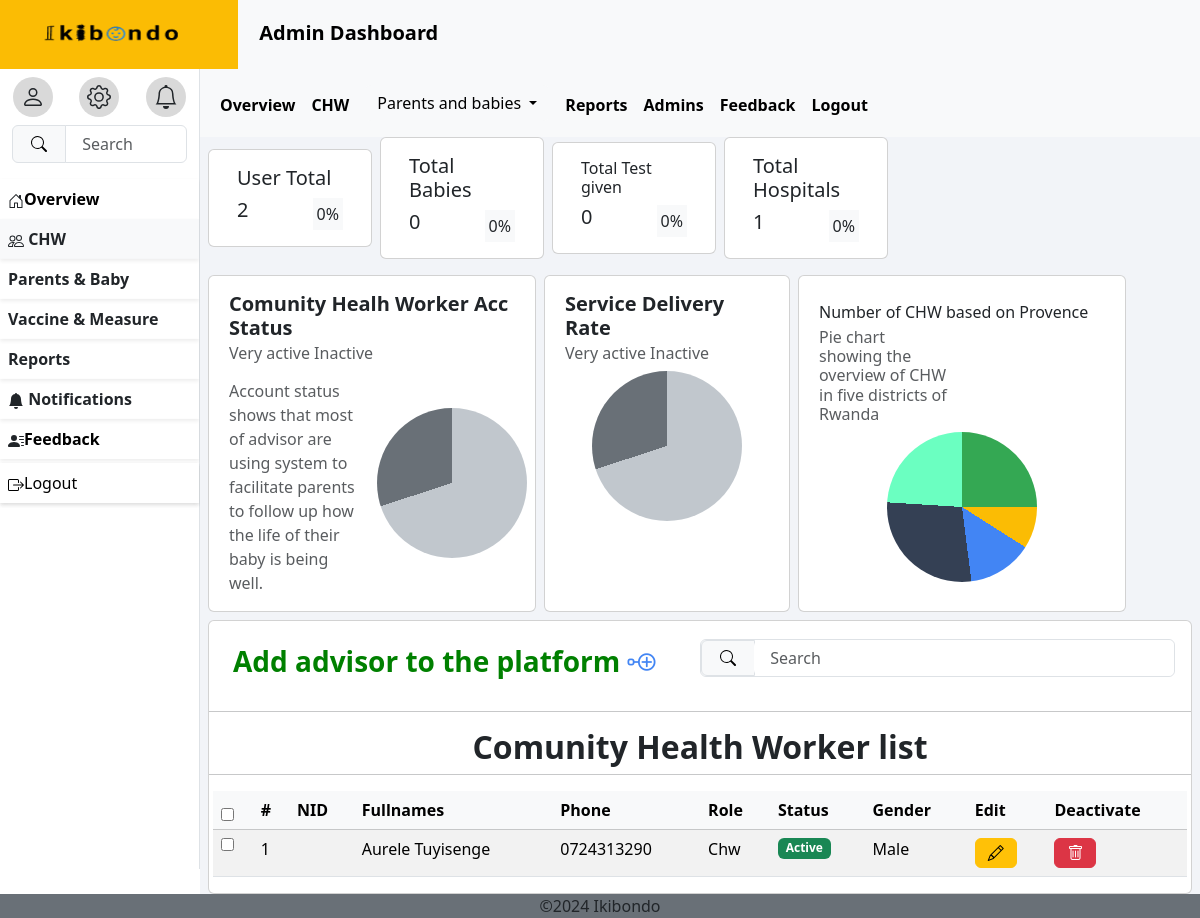
The page /chw (signed in) on the database as committed earlier.
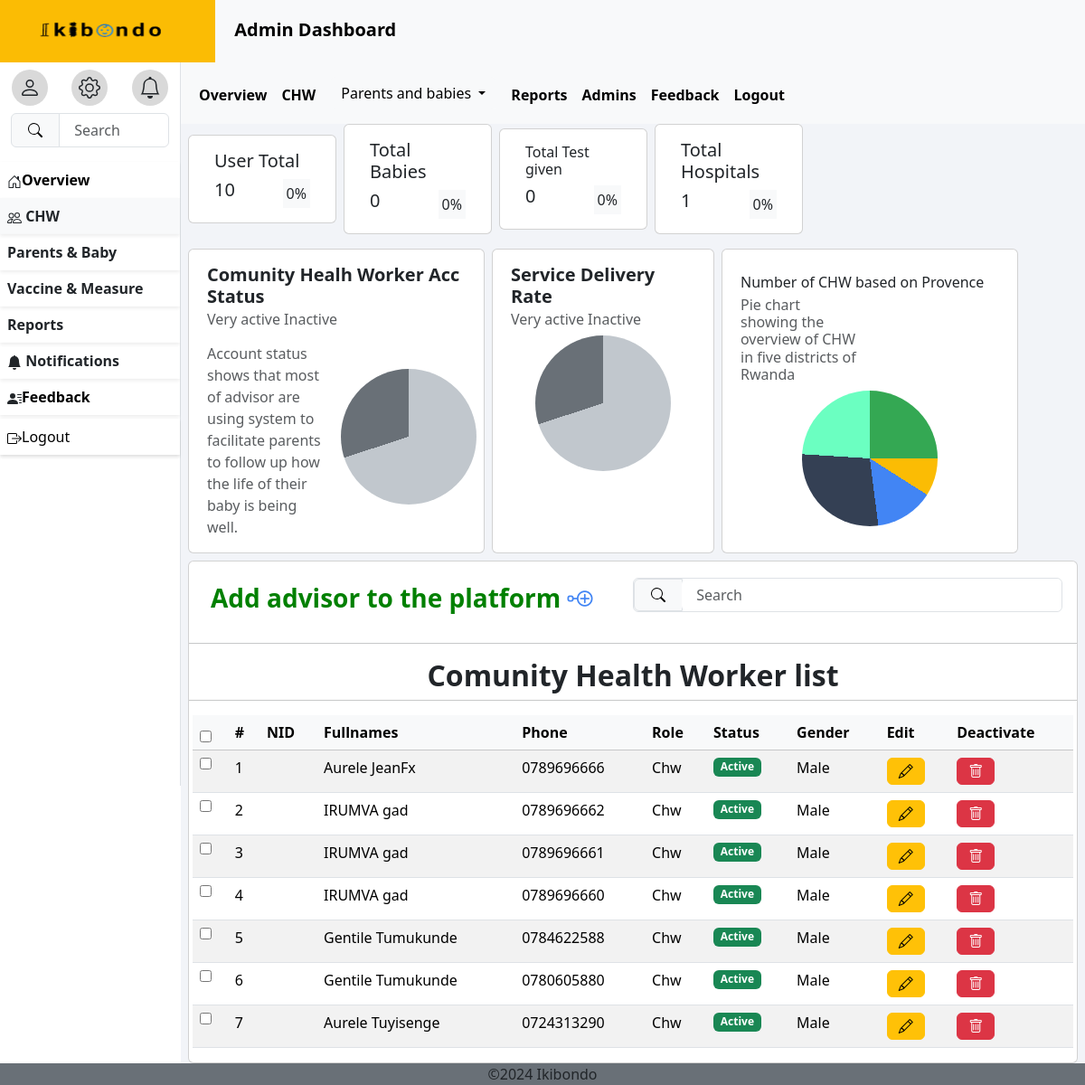
The same page on the database as committed later.
### ikibondoapp/models.py (models this page shows, shortened)
class Myuser(AbstractUser):
    ROLE_CHOICES = [
        ('Nurse', 'Nurse'),
        ('Superadmin', 'Superadmin'),
        ('Chw', 'Chw'),
        ('Parent', 'Parent'),
    ]
    GENDER_CHOICES = [
        ('Male', 'Male'),
        ('Female', 'Female'),
    ]
    username=None
    phone_number=models.CharField(max_length=10,validators=[
            RegexValidator(
                regex=r'^\d{10}$',
                message="Phone number must be 10 digits long.",
                code='invalid_phone_number'
            )
            ],
        unique=True)
    email=models.EmailField(unique=True,blank=True)
    role=models.CharField(choices=[('Nurse','Nurse'),('Superadmin','Superadmin'),('Chw','Chw'),('Parent','Parent')],max_length=50)
    gender= models.CharField(choices=[('Male','Male'),('Female','Female')],max_length=20)
    Age= models.PositiveIntegerField(null=True)
    need_password_change=models.BooleanField(default=True)
    USERNAME_FIELD='phone_number'
    REQUIRED_FIELDS=['email']
    object=CustomUserManager()

### ikibondoapp/views.py (the view)
# urls.py: path('chw',chw,name='chw'),
@login_required(login_url='/login/')
def chw(request):
    user=request.user
    myuser=Myuser.objects.filter(role='Chw').order_by('-date_joined')
    return render(request,'chw.html',{'myuser':user,'user':myuser,'totals':total})

### TEMPLATES/chw.html (shortened to what this page needs)
{% load static %}
<html lang="en">
  <head>
   <link rel="stylesheet" href="{% static 'bootstrap-5.3.3-dist/css/bootstrap.min.css' %}">
   <link
      href="https://cdn.jsdelivr.net/npm/bootstrap-icons/font/bootstrap-icons.css"
      rel="stylesheet"
    />
   <link rel="stylesheet" href="{% static 'bootstrap-5.3.3-dist/css/bootstrap.css' %}">
  </head>
  <body>
     <nav class="navbar bg-body-tertiary m-0 p-0">
     <div class="container-fluid p-0 m-0">
       <a class="navbar-brand p-0 m-o" href="{% url 'useradmin' %}">
         <img src="{% static 'img/ikibondo_logo-removebg-preview.png' %}" id="backcolor" alt="Logo" width="238.11" height="69" class="d-inline-block align-text-center me-lg-3">
          <b>Admin Dashboard</b>
       </a>
     </div>
     </nav>
     <div class="container-fluid">
       <div class="row">
         <div class="col-lg-2 col-md-3 d-none d-md-block vh-100 p-0 m-0 bg-white border-end bg-boby-tertiary">
     <div class="my-2 d-flex ">
       <div class="icon-design m-auto">
       </div>
       <div class="icon-design m-auto">
       </div>
       <div class="icon-design m-auto">
       </div>
   </div>
     <form class="container-fluid">
       <div class="input-group">
         <span class="input-group-text" id="basic-addon1"><button type="button" class="border-0 bg-light">
           <svg xmlns="http://www.w3.org/2000/svg" width="16" height="16" fill="currentColor" class="bi bi-search" viewBox="0 0 16 16">
           <path d="M11.742 10.344a6.5 6.5 0 1 0-1.397 1.398h-.001q.044.06.098.115l3.85 3.85a1 1 0 0 0 1.415-1.414l-3.85-3.85a1 1 0 0 0-.115-.1zM12 6.5a5.5 5.5 0 1 1-11 0 5.5 5.5 0 0 1 11 0"/>
           </svg>
           </button>
         </span>
         <input type="text" class="form-control" placeholder=" Search" aria-label="Username" aria-describedby="basic-addon1">
       </div>
     </form>
       <div class="p-2 shadow-sm fw-bold">
         <a href="{% url 'useradmin'%}" style="text-decoration: none;color:#000">Overview</a>
         </div>
       <div class="p-2 shadow-sm fw-bold bg-light">
         CHW</div>
       <div class="p-2 shadow-sm fw-bold">
         Parents & Baby</div>
       <div class="p-2 shadow-sm fw-bold">
         Vaccine & Measure</div>
       <div class="p-2 shadow-sm fw-bold">Reports</div>
       <div class="p-2 shadow-sm fw-bold">
         <svg xmlns="http://www.w3.org/2000/svg" width="16" height="16" fill="currentColor" class="bi bi-bell-fill" viewBox="0 0 16 16">
           <path d="M8 16a2 2 0 0 0 2-2H6a2 2 0 0 0 2 2m.995-14.901a1 1 0 1 0-1.99 0A5 5 0 0 0 3 6c0 1.098-.5 6-2 7h14c-1.5-1-2-5.902-2-7 0-2.42-1.72-4.44-4.005-4.901"/>
         </svg>
         Notifications</div>
       <div class="p-2 shadow-sm fw-bold">
         <a href="{% url 'adminfeedback'%}" style="text-decoration: none;color:#000">Feedback</a>
         </div>
        <div>
        <form method="post" action="{% url 'logout' %}" class="container-fluid p-0 shadow-sm mt-1">
          <button type="submit" class="p-2 shadow-sm container-fluid border-0 bg-white text-start">
            Logout</button>
          </form>
         </div>
     </div>
         <div class="col-lg-10 col-md-9 m-0" style="background-color: #F2F4F8;">
             <div class="row fw-bold">
             <nav class="navbar navbar-expand-lg bg-body-tertiary">
               <div class="container-fluid">
               <div class="collapse navbar-collapse" id="navbarNavAltMarkup">
               <div class="navbar-nav">
                 <a class="nav-link active pt-3 text-black" aria-current="page" href="{% url 'useradmin'%}">Overview</a>
                 <div> <a class="nav-link pt-3 text-black" href="{% url 'chw'%}">CHW</a></div>
                 <div class="dropdown nav-link">
                     <b class="btn btn-secondary dropdown-toggle border-0 bg-light text-black align-text-top" data-bs-toggle="dropdown" aria-expanded="false">
                       Parents and babies
                     </b>
                   </div>
                 <div> <a class="nav-link pt-3 text-black" href="#">Reports</a></div>
                 <div> <a class="nav-link pt-3 text-black" href="#">Admins</a></div>
                 <div> <a class="nav-link pt-3 text-black" href="{% url 'adminfeedback'%}">Feedback</a></div>
                 <div> <a class="nav-link pt-3 text-black" href="{% url 'logout' %}">Logout</a></div>
                 </div>
               </div>
             </nav>
             </div>
             <div class="row px-2 hstack gap-2">
               <div class="card col-md-2">
                 <div class="card-body">
                   <h5 class="card-title">User Total</h5>
                   <div class="hstack">
                   <div class="card-link fs-5 h1">
                    {{totals.totaluser}}
                   </div>
                   <div class="card-link bg-light p-1 ms-auto">0%</div>
                   </div>
                 </div>
               </div>
               <div class="card col-md-2">
                 <div class="card-body">
                   <h5 class="card-title">Total Babies</h5>
                   <div class="hstack">
                   <div class="card-link fs-5 h1">{{totals.totalbabies}}</div>
                   <div class="card-link bg-light p-1 ms-auto">0%</div>
                   </div>
                 </div>
               </div>
               <div class="card col-md-2">
                 <div class="card-body">
                   <h5 class="card-title h6">Total Test given</h5>
                   <div class="hstack">
                   <div class="card-link fs-5 h1">{{totals.totaltests}}</div>
                   <div class="card-link bg-light p-1 ms-auto">0%</div>
                   </div>
                 </div>
               </div>
               <div class="card col-md-2">
                 <div class="card-body">
                   <h5 class="card-title">Total Hospitals</h5>
                   <div class="hstack">
                   <div class="card-link fs-5 h1">{{totals.totalhospital}}</div>
                   <div class="card-link bg-light p-1 ms-auto">0%</div>
                   </div>
                 </div>
               </div>
             </div>
             <div class="gx-2 row gap-2 mt-3">
               <div class="card col-md-4">
                 <div class="card-body">
                   <h5 class="card-title"><b>Comunity Healh Worker Acc Status</b></h5>
                   <h6 class="card-subtitle mb-2 text-body-secondary">Very active Inactive</h6>
                   <div class="hstack row">
                    <p class="card-subtitle mt-2 text-body-secondary col-md-6">Account status shows that most of advisor are using system to facilitate parents to follow up how the life of their baby is being well.</p>
                    <div class="circle-graph ms-auto col-md-6"></div>
                   </div>
                 </div>
               </div>
               <div class="card col-md-3">
                 <div class="card-body">
                   <h5 class="card-title"><b>Service Delivery Rate</b></h5>
                   <h6 class="card-subtitle mb-2 text-body-secondary">Very active  Inactive</h6>
                   <div class="circle-graph m-auto"></div>
                 </div>
               </div>
               <div class="card col-md-4">
                 <div class="card-body">
                   <div class="card-title">Number of CHW based on Provence</div>
                   <div class="vstack row">
                    <h6 class="card-subtitle mb-2 text-body-secondary col-md-6">Pie chart showing the overview of CHW in five districts of Rwanda </h6>
                   <div class="circle-graph1 col-md-6 m-auto"></div>
                   </div>
                 </div>
               </div>
             </div>
             <div class="row gx-2 card  mt-2">
                <div class="card-body">
               <div class="hstack">
                <a href="{% url 'addchw' %}" style="text-decoration: none;color: #000;">
                  <h3 class="p-2" style="color:green;font-weight: bold;">Add advisor to the platform <i class="bi bi-node-plus" style="color:#4285F4;"></i></h3>
                </a>
                <form class="form-control ms-auto p-0 w-50">
                    <div class="input-group">
                      <span class="input-group-text" id="basic-addon1"><button type="button" class="border-0 bg-light">
                        <svg xmlns="http://www.w3.org/2000/svg" width="16" height="16" fill="currentColor" class="bi bi-search" viewBox="0 0 16 16">
                        <path d="M11.742 10.344a6.5 6.5 0 1 0-1.397 1.398h-.001q.044.06.098.115l3.85 3.85a1 1 0 0 0 1.415-1.414l-3.85-3.85a1 1 0 0 0-.115-.1zM12 6.5a5.5 5.5 0 1 1-11 0 5.5 5.5 0 0 1 11 0"/>
                        </svg>
                        </button>
                      </span>
                      <input type="text" class="form-control rounded border-0" placeholder=" Search" aria-label="Username" aria-describedby="basic-addon1">
                    </div>
                  </form>
               </div>
             </div>
             <hr>
             <h2><center><b>Comunity Health Worker list</b></center></h2>
             <hr>
             <div class="table-responsive ">
                <table class="table table-striped table-hover ">
                    <thead class="table-light">
                        <th scope="col"><input type="checkbox" id="selectAll"/></th>
                        <th scope="col">#</th>
                        <th scope="col">NID</th>
                        <th scope="col">Fullnames</th>
                        <th scope="col">Phone</th>
                        <th scope="col">Role</th>
                        <th scope="col">Status</th>
                        <th scope="col">Gender</th>
                        <th scope="col">Edit</th>
                        <th scope="col">Deactivate</th>
                    </thead>
                    <tbody id="userTableBody">
                      {% for users in user %}
                      <tr>
                        <td><input type="checkbox" class="userCheckbox" /></td>
                        <td>{{ forloop.counter }}</td>
                        <td>{{ chw.nid }}</td>
                        <td>{{ users.first_name }} {{ users.last_name }}</td>
                        <td>{{ users.phone_number }}</td>
                        <td>{{ users.role }}</td>
                        <td>
                          {%if users.is_active %}
                          <span class="badge bg-success">Active</span>
                          {%else%}
                          <span class="badge bg-danger">Inactive</span>
                          {%endif%}
                        </td>
                        <td>{{ users.gender }}</td>
                        <td>
                          <button
                            class="btn btn-md btn-warning editButton"
                            data-bs-toggle="modal"
                            data-bs-target="#editUserModal"
                          >
                            <i class="bi bi-pencil"></i>
                          </button>
                        </td>
                        <td>
                          <button class="btn btn-md btn-danger deleteButton">
                            <i class="bi bi-trash"></i>
                          </button>
                        </td>
                      </tr>
                      {% empty %}
                      <tr>
                        <td colspan="10" class="text-center">No users found</td>
                      </tr>
                      {% endfor %}
                    </tbody>
                 </table>
             </div>
            </div>
         </div>
       </div>
     </div>
     <footer style="background-color: #697077;" class="m-0 p-0">
       <p align="center" class="m-0 p-0">&copy;2024 Ikibondo</p>
     </footer>
  </body>
  </html>

### TEMPLATES/chw.html (style rules this page uses)
#backcolor { background-color: #FBBC04; }
.icon-design { border-radius: 50%; padding: 8px; background-color: #D9D9D9; }
.circle-graph { width: 150px; height: 150px; border-radius: 50%; background: conic-gradient( #C1C7CD 0% 70%, #697077 70% 100% ); }
.circle-graph1 { width: 150px; height: 150px; border-radius: 50%; background: conic-gradient( #34A853 0% 25%, #FBBC04 25% 34%, #4285F4 34% 48%, #344054 48% 76%, #6BFFC1 76% 100% ); }

Rows that differ between the two databases and show on the page:
added Myuser: first_name "Aurele", last_name "JeanFx", phone_number "0789696666", role "Chw", is_active "Active", gender "Male"
added Myuser: first_name "IRUMVA", last_name "gad", phone_number "0789696662", role "Chw", is_active "Active", gender "Male"
added Myuser: first_name "IRUMVA", last_name "gad", phone_number "0789696661", role "Chw", is_active "Active", gender "Male"
added Myuser: first_name "IRUMVA", last_name "gad", phone_number "0789696660", role "Chw", is_active "Active", gender "Male"
added Myuser: first_name "Gentile", last_name "Tumukunde", phone_number "0784622588", role "Chw", is_active "Active", gender "Male"
added Myuser: first_name "Gentile", last_name "Tumukunde", phone_number "0780605880", role "Chw", is_active "Active", gender "Male"
Other text that changed with them:
{{ totals.totaluser }}: "2" → "10"
